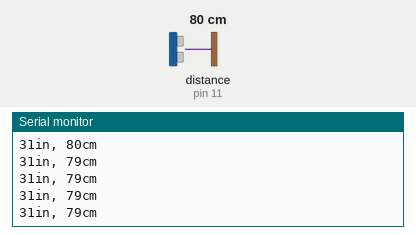
This sketch was run on a simulated Arduino Uno, built with avr-gcc and run on an emulated ATmega328P. On the bench: the last lines printed to the serial monitor. Wiring (inferred from the names in the program): ultrasonic range finder: trigger pin 12; echo pin 11. Inputs (shaded band) come from the test bench; at power-on: distance to the obstacle (sensor on pin 11) 80 cm. The echo pulse lasts 58.3 µs per cm.

Above: at 1.2 s.
1.3 s: distance to the obstacle (sensor on pin 11) set to 2 cm
At 1.71 s:
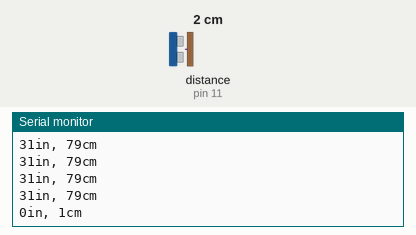
4.3 s: distance to the obstacle (sensor on pin 11) set to 4 cm
At 4.48 s:
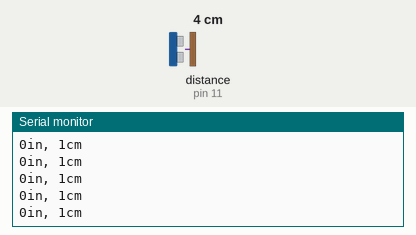
Timing chart, 0 to 7.3 s (numbered marks = the images above; inputs shaded):
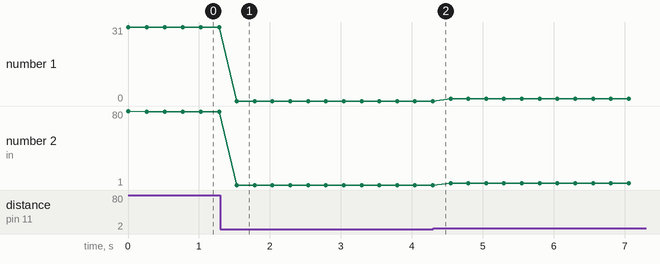

Measured:
- after the input at 1.3 s, the serial monitor: prints a new line after 0.23 s (image 1)
- plotted number 1: 31 → 0 after the input at 1.3 s
- plotted number 2: 79 → 1 after the input at 1.3 s, 1 → 3 after the input at 4.3 s

The sketch:

HC-SR04_distance_detection_threshold.ino
```cpp
/*
 * created by Rui Santos, https://randomnerdtutorials.com
 *
 * Complete Guide for Ultrasonic Sensor HC-SR04
 *
    Ultrasonic sensor Pins:
        VCC: +5VDC
        Trig : Trigger (INPUT) - Pin11
        Echo: Echo (OUTPUT) - Pin 12
        GND: GND
 */

int trigPin_L = 12;    // Trigger L
int echoPin = 11;    // Echo
long duration, cm, inches;

/*
====================    credits    ===============
Original tutorual code to detect basic distance was copied from:
https://randomnerdtutorials.com/complete-guide-for-ultrasonic-sensor-hc-sr04/

====================    notes      ===============


*/

// --------------------------

void setup() {
  //Serial Port begin
  Serial.begin (9600);
  //Define inputs and outputs
  pinMode(trigPin_L, OUTPUT);
  pinMode(echoPin, INPUT);
}

void loop() {
  // The sensor is triggered by a HIGH pulse of 10 or more microseconds.
  // Give a short LOW pulse beforehand to ensure a clean HIGH pulse:
  digitalWrite(trigPin_L, LOW);
  delayMicroseconds(5);
  digitalWrite(trigPin_L, HIGH);
  delayMicroseconds(10);
  digitalWrite(trigPin_L, LOW);

  // Read the signal from the sensor: a HIGH pulse whose
  // duration is the time (in microseconds) from the sending
  // of the ping to the reception of its echo off of an object.
  pinMode(echoPin, INPUT);
  duration = pulseIn(echoPin, HIGH);

  // Convert the time into a distance
  cm = (duration/2) / 29.1;     // Divide by 29.1 or multiply by 0.0343
  inches = (duration/2) / 74;   // Divide by 74 or multiply by 0.0135

  Serial.print(inches);
  Serial.print("in, ");
  Serial.print(cm);
  Serial.print("cm");
  Serial.println();
  if (inches < 12) {
    digitalWrite(13,HIGH);
  }

  if (inches > 12) {
    digitalWrite(13,LOW);
  }

  delay(250);
}
```
